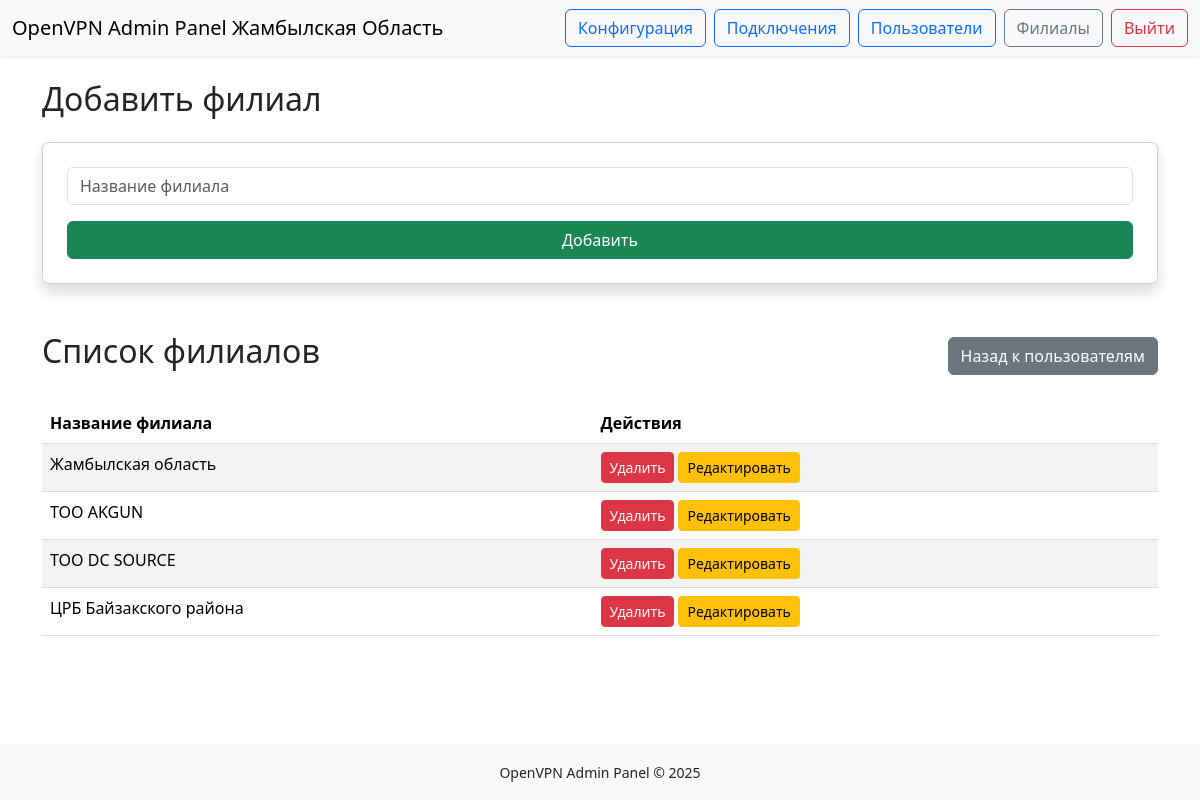
Page /branches (signed in) on the committed database.
### models.py (models this page shows)
class Branch(db.Model):
    id = db.Column(db.Integer, primary_key=True)
    name = db.Column(db.String(100), unique=True, nullable=False)

### app.py (the view, shortened to what this page needs)
    @app.route('/branches', methods=['GET', 'POST'])
    @login_required
    def branches():
        return render_template('branches.html', branches=Branch.query.all())

### templates/branches.html (shortened to what this page needs)
{% extends "base.html" %}
{% block content %}
<h2 class="mb-4">Добавить филиал</h2>
<form method="POST" class="card shadow p-4 mb-5">
    <div class="mb-3">
        <input type="text" name="name" class="form-control" placeholder="Название филиала" required>
    </div>
    <button type="submit" class="btn btn-success w-100">Добавить</button>
</form>
<div class="d-flex justify-content-between align-items-center mb-4">
    <h2>Список филиалов</h2>
    <a href="{{ url_for('users') }}" class="btn btn-secondary">Назад к пользователям</a>
</div>
<table id="mainTable" class="table table-striped table-hover">
    <thead>
        <tr>
            <th>Название филиала</th>
            <th>Действия</th>
        </tr>
    </thead>
    <tbody>
        {% for branch in branches %}
        <tr>
            <td>{{ branch.name }}</td>
            <td class="d-flex flex-wrap gap-1">
                <form method="POST" action="{{ url_for('delete_branch', branch_id=branch.id) }}">
                    <button type="submit" class="btn btn-danger btn-sm" onclick="return confirm('Удалить филиал?');">Удалить</button>
                </form>
                <a href="{{ url_for('edit_branch', branch_id=branch.id) }}" class="btn btn-warning btn-sm">Редактировать</a>
            </td>
        </tr>
        {% endfor %}
    </tbody>
</table>
{% endblock %}

### rows in the picture
Branch: name "Жамбылская область"
Branch: name "ТОО AKGUN"
Branch: name "ТОО DC SOURCE"
Branch: name "ЦРБ Байзакского района"

### other values in the picture
{{ APP_TITLE }} "OpenVPN Admin Panel Жамбылская Область"
